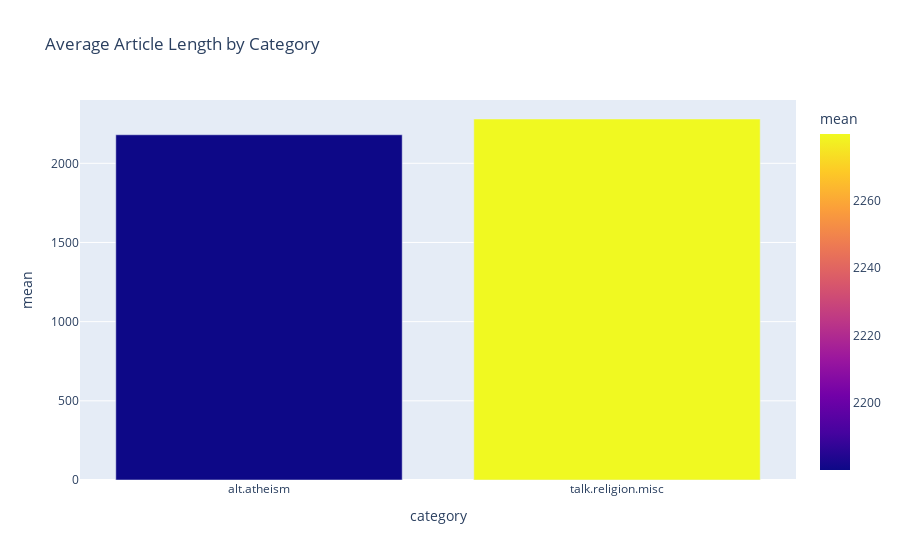

Notebook code cell kept with this figure:
### Markdown cell above
It's obvious that the dataset is *balanced*

### Code cell
fig = px.bar(data_frame=categories_statistics_df.sort_values(by='mean'), x='category', y='mean',
            color='mean', title='Average Article Length by Category')
fig.show()

### Figure 1 — Plotly figure (JSON) as saved in the notebook; plotly's stock layout.template omitted (floating-point values rounded to 4 significant figures)
{"data": [{"alignmentgroup": "True", "hoverlabel": {"namelength": 0}, "hovertemplate": "category=%{x}<br>mean=%{marker.color}", "legendgroup": "", "marker": {"color": [2180.0, 2280.0], "coloraxis": "coloraxis"}, "name": "", "offsetgroup": "", "orientation": "v", "showlegend": false, "textposition": "auto", "type": "bar", "x": ["alt.atheism", "talk.religion.misc"], "xaxis": "x", "y": [2180.0, 2280.0], "yaxis": "y"}], "layout": {"autosize": true, "barmode": "relative", "coloraxis": {"colorbar": {"title": {"text": "mean"}}, "colorscale": [[0, "#0d0887"], [0.1111, "#46039f"], [0.2222, "#7201a8"], [0.3333, "#9c179e"], [0.4444, "#bd3786"], [0.5556, "#d8576b"], [0.6667, "#ed7953"], [0.7778, "#fb9f3a"], [0.8889, "#fdca26"], [1, "#f0f921"]]}, "legend": {"tracegroupgap": 0}, "title": {"text": "Average Article Length by Category"}, "xaxis": {"anchor": "y", "autorange": true, "domain": [0, 1], "range": [-0.5, 1.5], "title": {"text": "category"}, "type": "category"}, "yaxis": {"anchor": "x", "autorange": true, "domain": [0, 1], "range": [0, 2400.0], "title": {"text": "mean"}, "type": "linear"}}}
